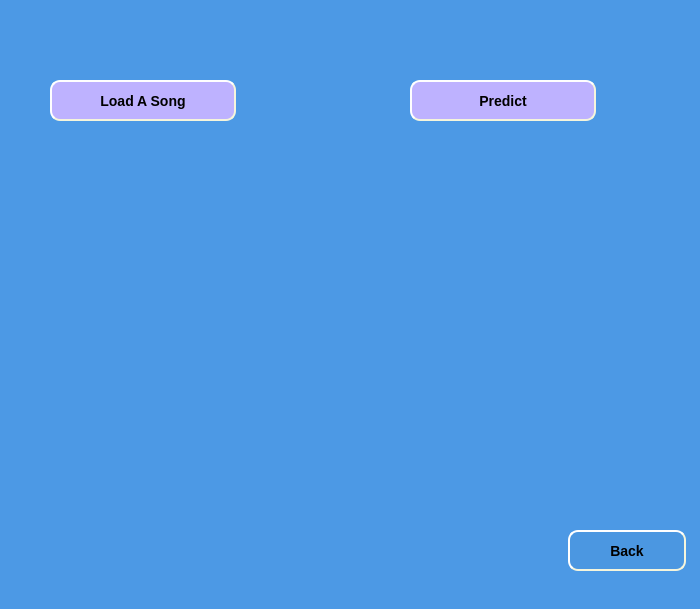
<?xml version="1.0" encoding="UTF-8"?>
<ui version="4.0">
 <class>UserWindow</class>
 <widget class="QDialog" name="UserWindow">
  <property name="geometry">
   <rect>
    <x>0</x>
    <y>0</y>
    <width>700</width>
    <height>609</height>
   </rect>
  </property>
  <property name="windowTitle">
   <string>MainWindow</string>
  </property>
  <property name="styleSheet">
   <string notr="true">background-color: rgb(76, 153, 229);
</string>
  </property>
  <widget class="QWidget" name="centralwidget" native="true">
   <property name="geometry">
    <rect>
     <x>0</x>
     <y>0</y>
     <width>701</width>
     <height>621</height>
    </rect>
   </property>
   <widget class="QPushButton" name="btn_loadASong">
    <property name="geometry">
     <rect>
      <x>50</x>
      <y>80</y>
      <width>186</width>
      <height>41</height>
     </rect>
    </property>
    <property name="font">
     <font>
      <pointsize>-1</pointsize>
      <weight>75</weight>
      <italic>false</italic>
      <bold>true</bold>
      <kerning>true</kerning>
     </font>
    </property>
    <property name="styleSheet">
     <string notr="true">background-color: rgb(190, 178, 255);
border-style: outset;
border-width: 2px;
border-radius: 10px;
border-color: beige;
font: bold 14px;
min-width: 10em;
padding: 6px;
</string>
    </property>
    <property name="text">
     <string>Load A Song</string>
    </property>
   </widget>
   <widget class="QPushButton" name="btn_predict">
    <property name="geometry">
     <rect>
      <x>410</x>
      <y>80</y>
      <width>186</width>
      <height>41</height>
     </rect>
    </property>
    <property name="font">
     <font>
      <pointsize>-1</pointsize>
      <weight>75</weight>
      <italic>false</italic>
      <bold>true</bold>
      <kerning>true</kerning>
     </font>
    </property>
    <property name="styleSheet">
     <string notr="true">background-color: rgb(190, 178, 255);
border-style: outset;
border-width: 2px;
border-radius: 10px;
border-color: beige;
font: bold 14px;
min-width: 10em;
padding: 6px;
</string>
    </property>
    <property name="text">
     <string>Predict</string>
    </property>
   </widget>
   <widget class="QLabel" name="label">
    <property name="geometry">
     <rect>
      <x>0</x>
      <y>200</y>
      <width>701</width>
      <height>391</height>
     </rect>
    </property>
    <property name="text">
     <string/>
    </property>
    <property name="pixmap">
     <pixmap>../microphoneBackground.png</pixmap>
    </property>
    <property name="scaledContents">
     <bool>true</bool>
    </property>
   </widget>
   <widget class="QPushButton" name="btn_back">
    <property name="geometry">
     <rect>
      <x>568</x>
      <y>530</y>
      <width>118</width>
      <height>41</height>
     </rect>
    </property>
    <property name="font">
     <font>
      <pointsize>-1</pointsize>
      <weight>75</weight>
      <italic>false</italic>
      <bold>true</bold>
      <kerning>true</kerning>
     </font>
    </property>
    <property name="styleSheet">
     <string notr="true">background-color: rgb(75, 151, 225);
border-style: outset;
border-width: 2px;
border-radius: 10px;
border-color: beige;
font: bold 14px;
min-width: 6em;
padding: 6px;
</string>
    </property>
    <property name="text">
     <string>Back</string>
    </property>
   </widget>
  </widget>
  <widget class="QMenuBar" name="menubar">
   <property name="geometry">
    <rect>
     <x>0</x>
     <y>0</y>
     <width>700</width>
     <height>21</height>
    </rect>
   </property>
  </widget>
  <widget class="QStatusBar" name="statusbar">
   <property name="geometry">
    <rect>
     <x>0</x>
     <y>0</y>
     <width>3</width>
     <height>18</height>
    </rect>
   </property>
  </widget>
 </widget>
 <resources/>
 <connections/>
</ui>
